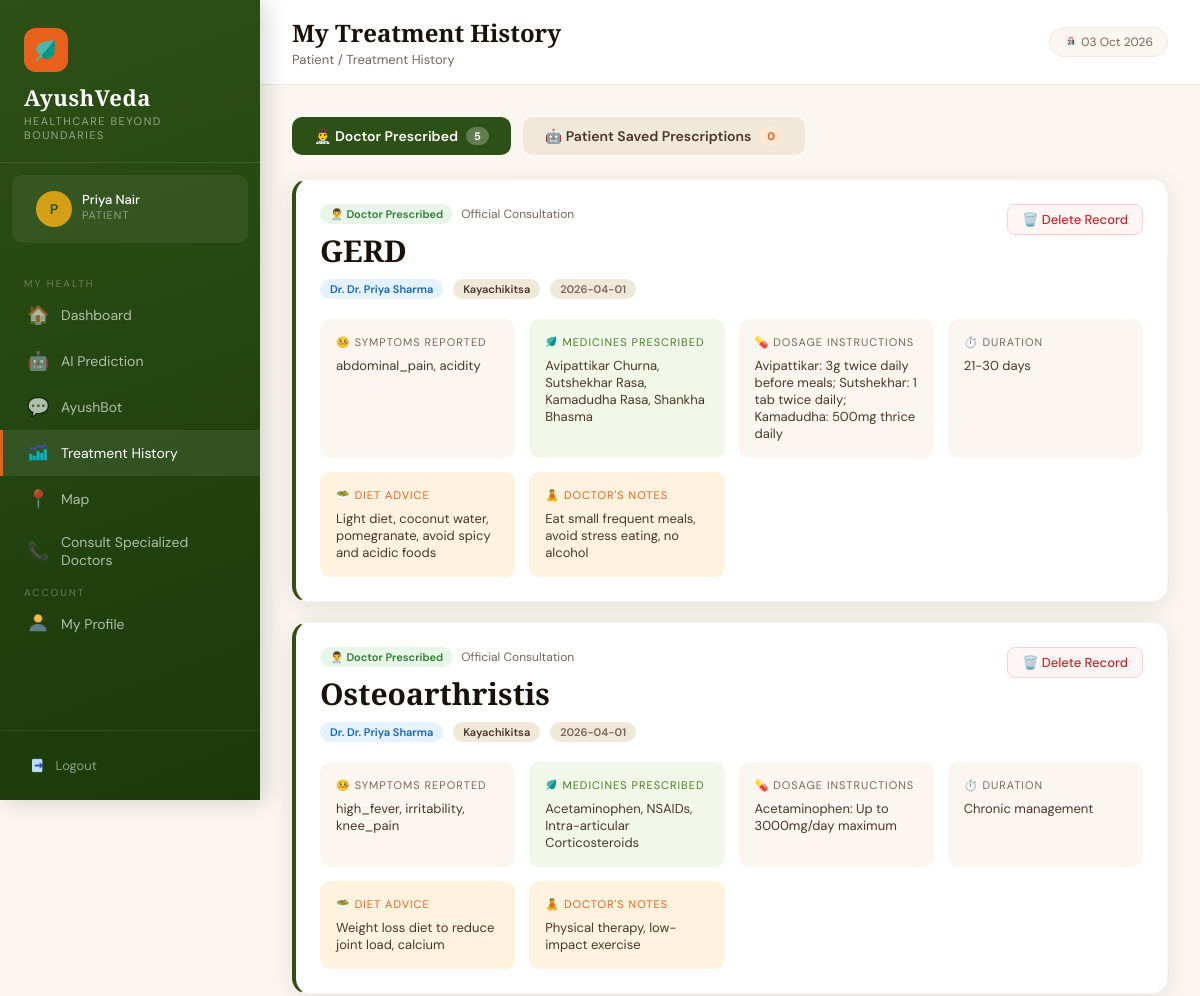
/patient/history (signed in, upper part), run on an earlier commit of the app's database.
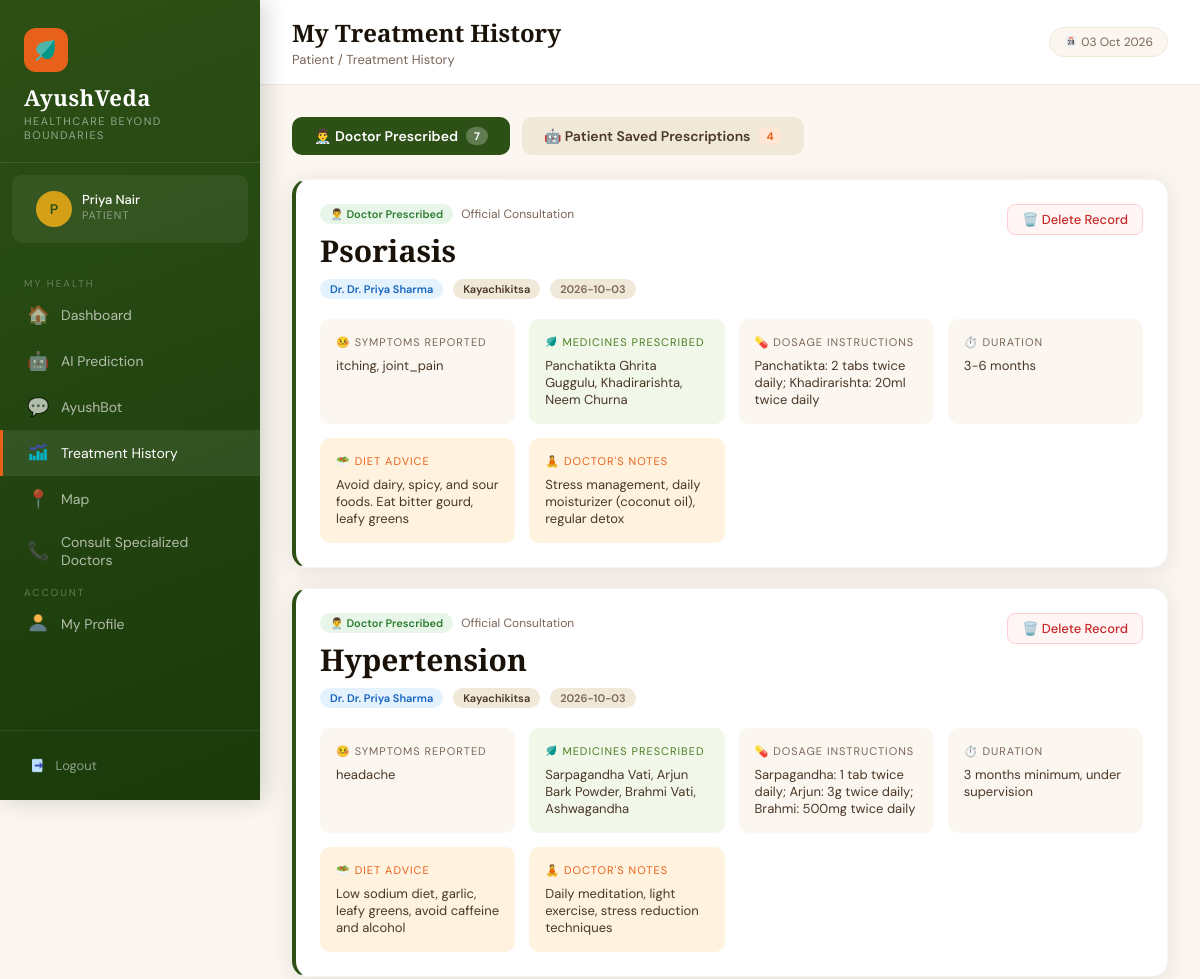
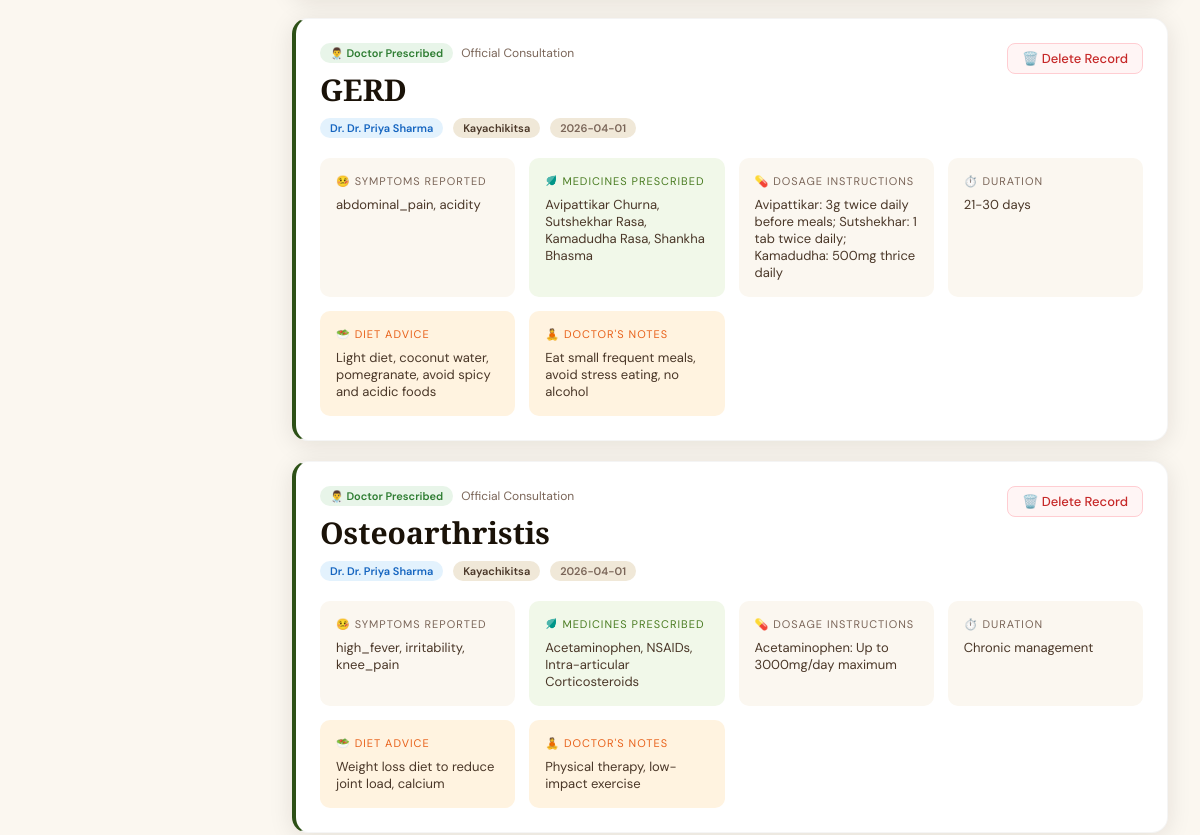
And on a later commit of the database (2 pictures, top to bottom).
### tables this page shows
CREATE TABLE prescriptions (
            id INTEGER PRIMARY KEY AUTOINCREMENT,
            patient_id INTEGER,
            doctor_id INTEGER,
            symptoms TEXT,
            predicted_disease TEXT,
            medicines TEXT,
            dosage TEXT,
            duration TEXT,
            suggestions TEXT,
            diet_advice TEXT,
            created_at TIMESTAMP DEFAULT CURRENT_TIMESTAMP, saved_by TEXT DEFAULT 'doctor',
            FOREIGN KEY (patient_id) REFERENCES patients(id),
            FOREIGN KEY (doctor_id) REFERENCES doctors(id)
        );

CREATE TABLE doctors (
            id INTEGER PRIMARY KEY AUTOINCREMENT,
            name TEXT NOT NULL,
            email TEXT UNIQUE NOT NULL,
            password TEXT NOT NULL,
            phone TEXT,
            specialization TEXT,
            qualification TEXT,
            experience INTEGER DEFAULT 0,
            created_at TIMESTAMP DEFAULT CURRENT_TIMESTAMP
        );

### app.py (the view)
@app.route('/patient/history')
@login_required('patient')
def patient_history():
    conn = get_db()
    prescriptions = conn.execute(
        "SELECT pr.*, d.name as doctor_name, d.specialization FROM prescriptions pr LEFT JOIN doctors d ON pr.doctor_id=d.id WHERE pr.patient_id=? ORDER BY pr.created_at DESC",
        (session['user_id'],)
    ).fetchall()
    conn.close()
    doctor_prescriptions = [p for p in prescriptions if (p['saved_by'] != 'patient' and p['doctor_name'])]
    patient_prescriptions = [p for p in prescriptions if (p['saved_by'] == 'patient' or not p['doctor_name'])]
    return render_template(
        'patient/history.html',
        prescriptions=prescriptions,
        doctor_prescriptions=doctor_prescriptions,
        patient_prescriptions=patient_prescriptions
    )

### app.py (called while the page is built)
@app.context_processor
def inject_now():
    return {'now': datetime.now().strftime('%d %b %Y')}

def get_db():
    conn = sqlite3.connect(DB_PATH)
    conn.row_factory = sqlite3.Row
    return conn

def login_required(role):
    def decorator(f):
        @wraps(f)
        def wrapper(*args, **kwargs):
            if session.get('role') != role:
                flash('Please login to continue.', 'error')
                return redirect(url_for(f'{role}_login'))
            return f(*args, **kwargs)
        return wrapper
    return decorator

### templates/patient/history.html (shortened to what this page needs)
{% extends 'base.html' %}
{% block page_title %}My Treatment History{% endblock %}
{% block breadcrumb %}Patient / Treatment History{% endblock %}
{% block nav %}
<span class="nav-section-label">My Health</span>
<a href="/patient/dashboard" class="nav-link"><span class="icon">🏠</span> Dashboard</a>
<a href="/patient/predict" class="nav-link"><span class="icon">🤖</span> AI Prediction</a>
<a href="/patient/chatbot" class="nav-link"><span class="icon">💬</span> AyushBot</a>
<a href="/patient/history" class="nav-link active"><span class="icon"><img src="/static/images/dashboard_icon.png" style="height:1.2em;width:1.2em;vertical-align:-0.2em;"></span> Treatment History</a>
<a href="/patient/map" class="nav-link"><span class="icon">📍</span> Map</a>
<a href="/patient/consult" class="nav-link"><span class="icon">📞</span> Consult Specialized Doctors</a>
<span class="nav-section-label">Account</span>
<a href="/patient/profile" class="nav-link"><span class="icon"><img src="/static/images/profile_icon.png" style="height:1.2em;width:1.2em;vertical-align:-0.2em;"></span> My Profile</a>
{% endblock %}
{% block content %}
<div style="display:flex; gap:12px; margin-bottom:24px; flex-wrap:wrap;">
    <button type="button" class="page-tab-btn active" id="btn_category_doctor" onclick="switchRxCategory('doctor', this)">
        <span>👨‍⚕️ Doctor Prescribed</span>
        <span class="tab-counter" style="background:#E2EDD8;color:#2D5016;">{{ doctor_prescriptions|length }}</span>
    </button>
    <button type="button" class="page-tab-btn" id="btn_category_patient" onclick="switchRxCategory('patient', this)">
        <span>🤖 Patient Saved Prescriptions</span>
        <span class="tab-counter" style="background:#FFE6D5;color:#E8611A;">{{ patient_prescriptions|length }}</span>
    </button>
</div>
<div id="section_doctor_rx">
    {% if doctor_prescriptions %}
    {% for pr in doctor_prescriptions %}
    <div class="card" style="margin-bottom:20px; border-left:4px solid #2D5016;">
        <div style="display:flex;align-items:flex-start;justify-content:space-between;flex-wrap:wrap;gap:10px;margin-bottom:20px">
            <div>
                <div style="display:flex;align-items:center;gap:8px;margin-bottom:6px">
                    <span class="badge badge-green" style="font-size:11px;">👨‍⚕️ Doctor Prescribed</span>
                    <span style="font-size:12px;color:#7A6558;">Official Consultation</span>
                </div>
                <h2 style="font-family:'Cormorant Garamond',serif;font-size:30px;color:#1A1208">{{ pr.predicted_disease }}</h2>
                <div style="margin-top:8px;display:flex;gap:10px;flex-wrap:wrap">
                    <span class="badge badge-blue">Dr. {{ pr.doctor_name }}</span>
                    {% if pr.specialization %}<span class="badge" style="background:#F0E8D8;color:#4A3728">{{ pr.specialization }}</span>{% endif %}
                    <span class="badge" style="background:#F0E8D8;color:#7A6558">{{ pr.created_at[:10] }}</span>
                </div>
            </div>
            <div style="flex-shrink:0;">
                <form action="{{ url_for('patient_delete_history', pr_id=pr.id) }}" method="POST" onsubmit="return confirm('Are you sure you want to delete this treatment record?');" style="margin:0;">
                    <button type="submit" class="btn btn-outline" style="color:#C62828; border-color:#FFCDD2; background:#FFF5F5; padding:6px 14px; font-size:13px; font-weight:500; display:flex; align-items:center; gap:6px;">
                        🗑️ Delete Record
                    </button>
                </form>
            </div>
        </div>
        <div class="prescription-grid">
            <div style="background:#FBF7F0;border-radius:10px;padding:16px">
                <div style="font-size:11px;text-transform:uppercase;letter-spacing:1px;color:#7A6558;margin-bottom:8px">🤒 Symptoms Reported</div>
                <div style="font-size:13px;color:#4A3728">{{ pr.symptoms }}</div>
            </div>
            <div style="background:#F1F8E9;border-radius:10px;padding:16px">
                <div style="font-size:11px;text-transform:uppercase;letter-spacing:1px;color:#4A7C22;margin-bottom:8px"><img src="/static/images/logo_icon.png" style="height:1.2em;width:1.2em;vertical-align:-0.2em;"> Medicines Prescribed</div>
                <div style="font-size:13px;color:#4A3728">{{ pr.medicines }}</div>
            </div>
            <div style="background:#FBF7F0;border-radius:10px;padding:16px">
                <div style="font-size:11px;text-transform:uppercase;letter-spacing:1px;color:#7A6558;margin-bottom:8px">💊 Dosage Instructions</div>
                <div style="font-size:13px;color:#4A3728">{{ pr.dosage }}</div>
            </div>
            <div style="background:#FBF7F0;border-radius:10px;padding:16px">
                <div style="font-size:11px;text-transform:uppercase;letter-spacing:1px;color:#7A6558;margin-bottom:8px">⏱️ Duration</div>
                <div style="font-size:13px;color:#4A3728">{{ pr.duration }}</div>
            </div>
            {% if pr.diet_advice %}
            <div style="background:#FFF3E0;border-radius:10px;padding:16px">
                <div style="font-size:11px;text-transform:uppercase;letter-spacing:1px;color:#E8611A;margin-bottom:8px">🥗 Diet Advice</div>
                <div style="font-size:13px;color:#4A3728">{{ pr.diet_advice }}</div>
            </div>
            {% endif %}
            {% if pr.suggestions %}
            <div style="background:#FFF3E0;border-radius:10px;padding:16px">
                <div style="font-size:11px;text-transform:uppercase;letter-spacing:1px;color:#E8611A;margin-bottom:8px">🧘 Doctor's Notes</div>
                <div style="font-size:13px;color:#4A3728">{{ pr.suggestions }}</div>
            </div>
            {% endif %}
        </div>
    </div>
    {% endfor %}
    {% endif %}
</div>
{% endblock %}

### templates/base.html (shortened to what this page needs)
<!DOCTYPE html>
<html lang="en">
<head>
</head>
<body>
    {% block body %}
    <div class="sidebar">
        <div class="sidebar-brand">
            <div class="logo-icon"><img src="/static/images/logo_icon.png"
                    style="height:1.2em;width:1.2em;vertical-align:-0.2em;"></div>
            <h2>AyushVeda</h2>
            <p>Healthcare Beyond Boundaries</p>
        </div>
        {% if session.user_name %}
        <div class="sidebar-user">
            <div class="avatar">{{ session.user_name[0].upper() }}</div>
            <div class="user-info">
                <div class="user-name">{{ session.user_name }}</div>
                <div class="user-role">{{ session.role|capitalize }}</div>
            </div>
        </div>
        {% endif %}
        <nav class="sidebar-nav">
            {% block nav %}{% endblock %}
        </nav>
        <div class="sidebar-footer">
            <a href="/logout" class="logout-btn"><img src="/static/images/logout_icon.png"
                    style="height:1.2em;width:1.2em;vertical-align:-0.2em;"> Logout</a>
        </div>
    </div>
    <div class="main">
        <div class="topbar">
            <div>
                <h1>{% block page_title %}Dashboard{% endblock %}</h1>
                <div class="breadcrumb">{% block breadcrumb %}Home{% endblock %}</div>
            </div>
            <div class="topbar-right">
                <span class="date-badge"><img src="/static/images/appointments_icon.png"
                        style="height:1.2em;width:1.2em;vertical-align:-0.2em;"> {{ now }}</span>
            </div>
        </div>
        <div class="content">
            {% block content %}{% endblock %}
        </div>
    </div>
    {% endblock %}
</body>
</html>

### templates/patient/history.html (style rules this page uses)
.page-tab-btn { padding: 10px 22px; border: none; border-radius: 10px; cursor: pointer; font-family: 'DM Sans', sans-serif; font-size: 14px; font-weight: 600; transition: all 0.2s; background: #F0E8D8; color: #4A3728; display: inline-flex; align-items: center; gap: 8px; }
.page-tab-btn.active { background: #2D5016; color: #fff; }
.page-tab-btn.active .tab-counter { background: rgba(255,255,255,0.25) !important; color: #fff !important; }
.tab-counter { font-size: 11px; padding: 2px 8px; border-radius: 12px; font-weight: 700; }
.prescription-grid { display: grid; grid-template-columns: minmax(0,1fr); gap: 14px; word-break: break-word; }
@media (min-width: 768px) { .prescription-grid { grid-template-columns: repeat(2, minmax(0,1fr)); } }
@media (min-width: 1024px) { .prescription-grid { grid-template-columns: repeat(4, minmax(0,1fr)); } }

What changed in the data, as far as the page shows it:
added prescriptions: predicted_disease "Psoriasis", doctor_name "Dr. Priya Sharma", specialization "Kayachikitsa", created_at "2026-10-03", symptoms "itching, joint_pain", medicines "Panchatikta Ghrita Guggulu, Khadirarishta, Neem Churna", dosage "Panchatikta: 2 tabs twice daily; Khadirarishta: 20ml twice daily", duration "3-6 months", diet_advice "Avoid dairy, spicy, and sour foods. Eat bitter gourd, leafy greens", suggestions "Stress management, daily moisturizer (coconut oil), regular detox"
added prescriptions: predicted_disease "Hypertension", doctor_name "Dr. Priya Sharma", specialization "Kayachikitsa", created_at "2026-10-03", symptoms "headache", medicines "Sarpagandha Vati, Arjun Bark Powder, Brahmi Vati, Ashwagandha", dosage "Sarpagandha: 1 tab twice daily; Arjun: 3g twice daily; Brahmi: 500mg twice daily", duration "3 months minimum, under supervision", diet_advice "Low sodium diet, garlic, leafy greens, avoid caffeine and alcohol", suggestions "Daily meditation, light exercise, stress reduction techniques"
Also different on the page:
{{ doctor_prescriptions|length }}: "5" → "7"
{{ patient_prescriptions|length }}: "0" → "4"
